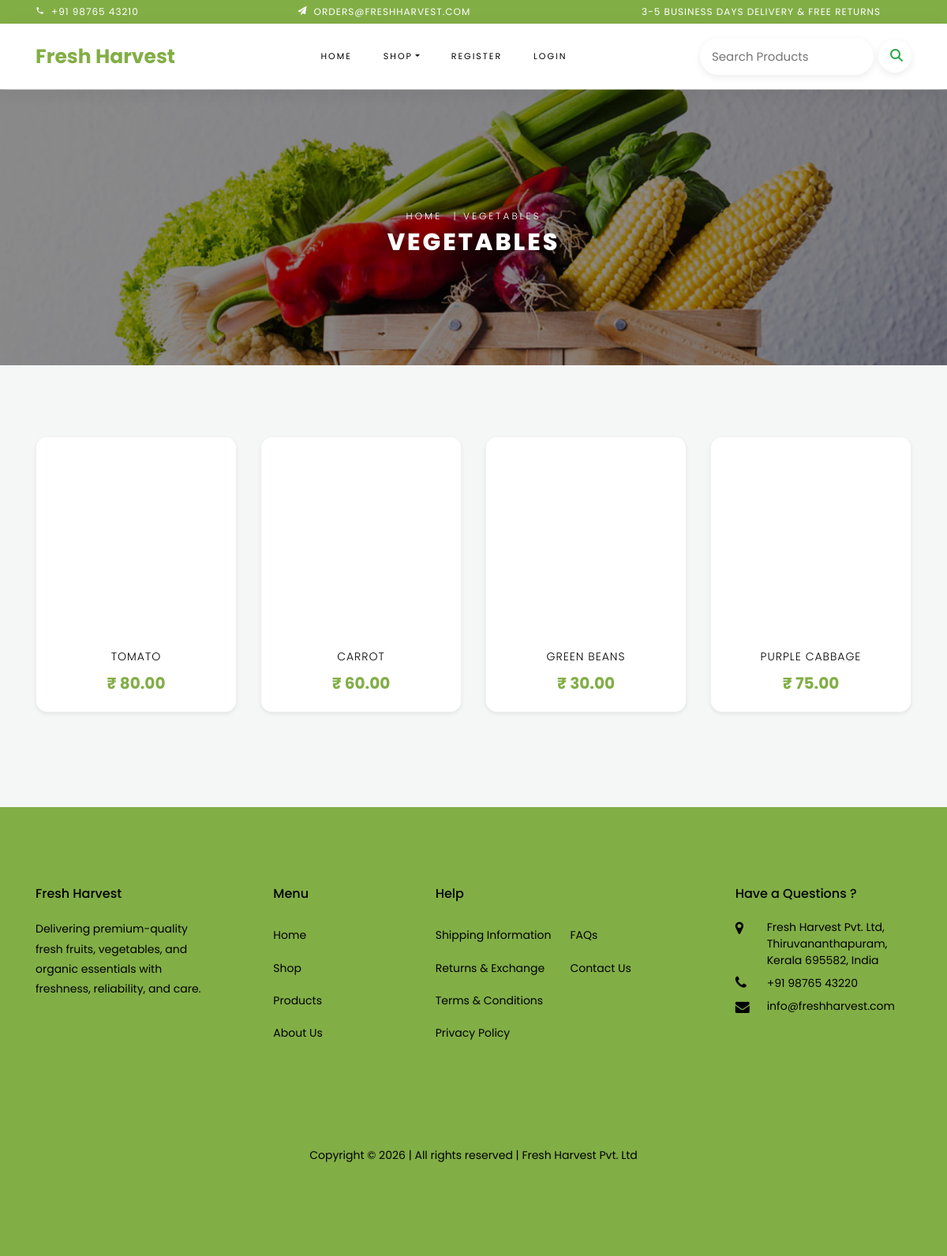
/products/1, run on the app's committed database.
### shop/models.py (models this page shows, shortened)
class Category(models.Model):
    name= models.CharField(max_length=30)
    description= models.TextField()
    image= models.ImageField(upload_to="category")

class Product(models.Model):
    name= models.CharField(max_length=80)
    description= models.TextField()
    image= models.ImageField(upload_to="product")
    stock= models.IntegerField()
    price= models.DecimalField(max_digits=10, decimal_places=2)
    available= models.BooleanField(default=True)
    category= models.ForeignKey(Category, on_delete=models.CASCADE, related_name="products")
    created_at= models.DateTimeField(auto_now_add=True)
    updated_at= models.DateTimeField(auto_now=True)

### shop/views.py (the view)
# urls.py: path('products/<int:i>', views.Products.as_view(), name= 'products'),
class Products(View):
    def get(self, request,i):
        p=Category.objects.get(id=i)
        context={'products': p}
        return render(request, 'products.html', context)

### cart/context_processors.py (called while the page is built)
def cart_items(request):
    u=request.user
    total=0
    try:
        c=Cart.objects.filter(user=u)
        for i in c:
            total += i.quantity
    except:
        total=0
    return {'count' : total}

### shop/context_processors.py (called while the page is built)
def dropdown_menu(request):
    c=Category.objects.all()
    return {'dropdown': c}

### templates/products.html (shortened to what this page needs)
{% extends 'base.html' %}
{% load static %}
{% block header %}
<div class="hero-wrap hero-bread" style="background-image: url({{products.image.url}});">
    <div class="container">
        <div class="row no-gutters slider-text align-items-center justify-content-center">
            <div class="col-md-9 ftco-animate text-center">
          	    <p class="breadcrumbs"><span class="mr-2"><a href="index.html">Home </a></span>|<span> {{products.name}}</span></p>
                <h1 class="mb-0 bread">{{products.name}}</h1>
            </div>
        </div>
    </div>
</div>
{% endblock %}
{% block content %}
<section class="ftco-section">
    <div class="container">
    	<div class="row">
        {% for j in products.products.all %}
    		<div class="col-md-6 col-lg-3 ftco-animate">
    			<div class="product shadow-sm">
    				<a href="#" class="img-prod"><img src="{{j.image.url}}" class="product-img">
    				</a>
    				<div class="text text-center">
    					<h3><a href="#">{{j.name}}</a></h3>
    					<div class="pricing">
		    				<p class="price"><span class="price-sale">&#8377; {{j.price}}</span></p>
		    			</div>
    				</div>
    			</div>
    		</div>
        {% endfor %}
    	</div>
    </div>
</section>
{% endblock %}

### templates/base.html (style rules this page uses)
body { background-color: #f5f7f6; font-family: 'Poppins', sans-serif; }
.slider-text h1 { text-shadow: 0 5px 20px rgba(0,0,0,0.3); }

### templates/products.html (style rules this page uses)
.hero-wrap { height: 350px; background-size: cover; background-position: center center; position: relative; }
.hero-wrap::before { content: ""; position: absolute; inset: 0; background: rgba(0, 0, 0, 0.45); }
.hero-wrap .container { position: relative; z-index: 2; }
.hero-wrap h1, .hero-wrap p, .hero-wrap a { color: #fff; }
.product { background: #fff; border-radius: 15px; overflow: hidden; transition: all 0.3s ease; position: relative; margin-bottom: 30px; }
.img-prod { display: block; position: relative; overflow: hidden; background: #fff; padding: 15px; }
.product .text { padding: 18px; }
.product h3 { font-size: 20px; font-weight: 600; margin-bottom: 10px; }
.product h3 a { color: #222; text-decoration: none; transition: 0.3s; }
.price { margin-bottom: 15px; }
.price-sale { font-size: 20px; font-weight: bold; color: #28a745; }

### data on the page
Category: image (picture), name "VEGETABLES"
Product: name "TOMATO", price "80.00"
Product: name "CARROT", price "60.00"
Product: name "GREEN BEANS", price "30.00"
Product: name "PURPLE CABBAGE", price "75.00"
